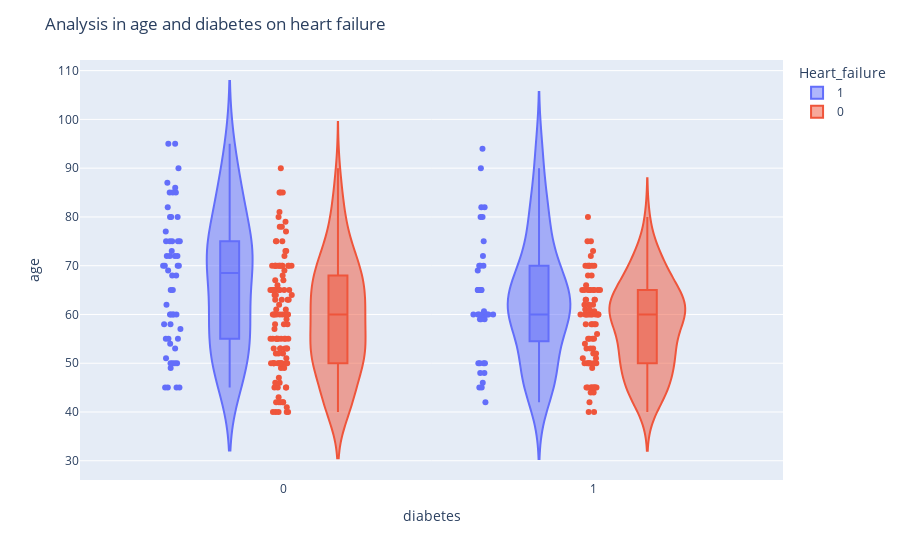

Write notebook code for a chart like this one.
### Code cell
#explore the effect of diabetes
fig = px.violin(df, y="age", x="diabetes", color="Heart_failure", box=True, points="all", hover_data=df.columns)
fig.update_layout(title_text="Analysis in age and diabetes on heart failure")
fig.show()

### Figure 1 — Plotly figure (JSON) as saved in the notebook; plotly's stock layout.template omitted (floating-point values rounded to 4 significant figures; data arrays with more than 128 entries replaced by an {"elided": "..."} marker saying what was removed)
{"data": [{"alignmentgroup": "True", "box": {"visible": true}, "customdata": {"elided": "96x11 float values"}, "hovertemplate": "Heart_failure=%{customdata[10]}<br>diabetes=%{x}<br>age=%{y}<br>anaemia=%{customdata[0]}<br>creatinine_phosphokinase=%{customdata[1]}<br>ejection_fraction=%{customdata[2]}<br>high_blood_pressure=%{customdata[3]}<br>platelets=%{customdata[4]}<br>serum_creatinine=%{customdata[5]}<br>serum_sodium=%{customdata[6]}<br>sex=%{customdata[7]}<br>smoking=%{customdata[8]}<br>time=%{customdata[9]}<extra></extra>", "legendgroup": "1", "marker": {"color": "#636efa"}, "name": "1", "offsetgroup": "1", "orientation": "v", "points": "all", "scalegroup": "True", "showlegend": true, "type": "violin", "x": [0, 0, 0, 0, 1, 0, 0, 1, 0, 0, 0, 0, 0, 0, 0, 0, 0, 0, 1, 1, 0, 1, 1, 0, 1, 0, 1, 1, 0, 1, 1, 1, 1, 1, 1, 0, 1, 1, 1, 1, 0, 1, 0, 0, 0, 0, 1, 1, 1, 0, 0, 1, 1, 0, 0, 0, 1, 0, 0, 1, 0, 0, 0, 1, 1, 0, 0, 0, 0, 0, 0, 1, 0, 0, 0, 0, 1, 1, 1, 1, 1, 1, 0, 0, 1, 0, 1, 0, 0, 1, 0, 0, 0, 0, 1, 0], "x0": " ", "xaxis": "x", "y": [75, 55, 65, 50, 65, 90, 75, 60, 65, 80, 75, 62, 45, 50, 82, 87, 45, 70, 48, 65, 68, 75, 80, 95, 70, 58, 82, 94, 85, 50, 65, 69, 90, 82, 60, 70, 50, 70, 60, 50, 51, 60, 80, 57, 68, 53, 60, 70, 60, 95, 49, 72, 45, 50, 45, 60, 42, 72, 70, 65, 85, 69, 60, 60, 59, 60, 72, 85, 70, 86, 60, 46, 80, 72, 75, 72, 50, 45, 80, 59, 59, 65, 75, 58, 60.67, 50, 60, 45, 77, 48, 54, 73, 60, 55, 65, 55], "y0": " ", "yaxis": "y"}, {"alignmentgroup": "True", "box": {"visible": true}, "customdata": {"elided": "203x11 float values"}, "hovertemplate": "Heart_failure=%{customdata[10]}<br>diabetes=%{x}<br>age=%{y}<br>anaemia=%{customdata[0]}<br>creatinine_phosphokinase=%{customdata[1]}<br>ejection_fraction=%{customdata[2]}<br>high_blood_pressure=%{customdata[3]}<br>platelets=%{customdata[4]}<br>serum_creatinine=%{customdata[5]}<br>serum_sodium=%{customdata[6]}<br>sex=%{customdata[7]}<br>smoking=%{customdata[8]}<br>time=%{customdata[9]}<extra></extra>", "legendgroup": "0", "marker": {"color": "#EF553B"}, "name": "0", "offsetgroup": "0", "orientation": "v", "points": "all", "scalegroup": "True", "showlegend": true, "type": "violin", "x": {"elided": "203 int values"}, "x0": " ", "xaxis": "x", "y": {"elided": "203 float values"}, "y0": " ", "yaxis": "y"}], "layout": {"legend": {"title": {"text": "Heart_failure"}, "tracegroupgap": 0}, "margin": {"t": 60}, "title": {"text": "Analysis in age and diabetes on heart failure"}, "violinmode": "group", "xaxis": {"anchor": "y", "domain": [0, 1], "title": {"text": "diabetes"}}, "yaxis": {"anchor": "x", "domain": [0, 1], "title": {"text": "age"}}}}
